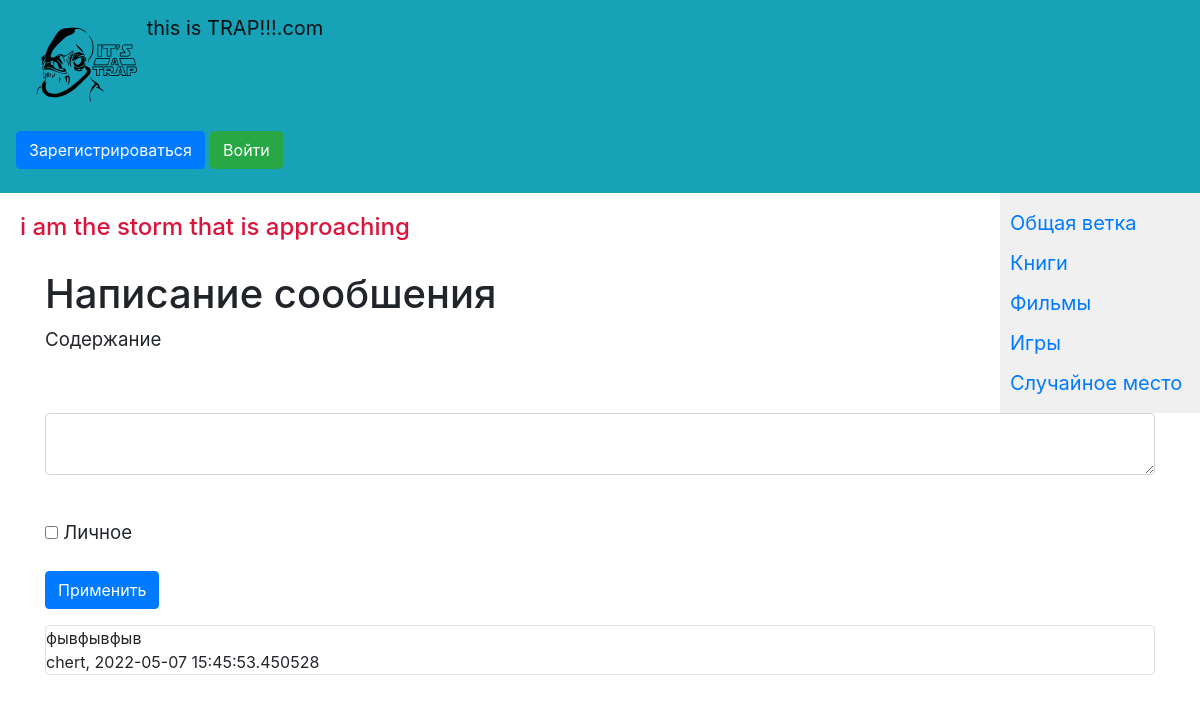
Page /films on the committed database.
### data/film.py (models this page shows)
class Film(SqlAlchemyBase):
    __tablename__ = 'films'
    id = sqlalchemy.Column(sqlalchemy.Integer,
                           primary_key=True, autoincrement=True)
    content = sqlalchemy.Column(sqlalchemy.String, nullable=True)
    created_date = sqlalchemy.Column(sqlalchemy.DateTime,
                                     default=datetime.datetime.now)
    is_private = sqlalchemy.Column(sqlalchemy.Boolean, default=True)
    user_id = sqlalchemy.Column(sqlalchemy.Integer,
                                sqlalchemy.ForeignKey("users.id"))
    user = orm.relation('User')

### data/users.py (models this page shows, shortened)
class User(SqlAlchemyBase, UserMixin):
    __tablename__ = 'users'
    id = sqlalchemy.Column(sqlalchemy.Integer,
                           primary_key=True, autoincrement=True)
    name = sqlalchemy.Column(sqlalchemy.String, nullable=True)
    about = sqlalchemy.Column(sqlalchemy.String, nullable=True)
    email = sqlalchemy.Column(sqlalchemy.String,
                              index=True, unique=True, nullable=True)
    hashed_password = sqlalchemy.Column(sqlalchemy.String, nullable=True)
    created_date = sqlalchemy.Column(sqlalchemy.DateTime,
                                     default=datetime.datetime.now)
    news = orm.relation("News", back_populates='user')
    films = orm.relation("Film", back_populates='user')
    books = orm.relation("Book", back_populates='user')
    games = orm.relation("Game", back_populates='user')
    humors = orm.relation("Humo", back_populates='user')

### main.py (the view, shortened to what this page needs)
@app.route('/films', methods=['GET', 'POST'])
def add_film():
    form = NewsForm()
    db_sess = db_session.create_session()
    if current_user.is_authenticated:
        news = db_sess.query(Film).filter(
            (Film.user == current_user) | (Film.is_private != True))
    else:
        news = db_sess.query(Film).filter(Film.is_private != True)
    print(3)
    return render_template('news.html',
                           form=form,
                           news=news)

### forms/news.py
class NewsForm(FlaskForm):
    content = TextAreaField("Содержание")
    is_private = BooleanField("Личное")
    submit = SubmitField('Применить')

### data/db_session.py (called while the page is built)
def create_session() -> Session:
    global __factory
    return __factory()

### templates/news.html (shortened to what this page needs)
{% extends "base.html" %}
{% block content %}
<h1>Написание сообшения</h1>
<form action="" method="post">
    {{ form.hidden_tag() }}<p>
        {{ form.content.label }}<br>
        {{ form.content(class="form-control") }}<br>
    </p>
    <p>{{ form.is_private() }} {{ form.is_private.label }}</p>
    <p>{{ form.submit(type="submit", class="btn btn-primary") }}</p>
</form>
{% for item in news%}
<div class="col-md6 border rounded">
    <div>
        {{item.content}}
    </div>
    <div>
        {{item.user.name}}, {{item.created_date}}
    </div>
</div>
{% endfor %}
{% endblock %}

### static/css/style.css (style rules this page uses)
p { font-size: 14pt; }

### rows in the picture
Film: content "фывфывфыв", user.name "chert", created_date "2022-05-07 15:45:53.450528"
